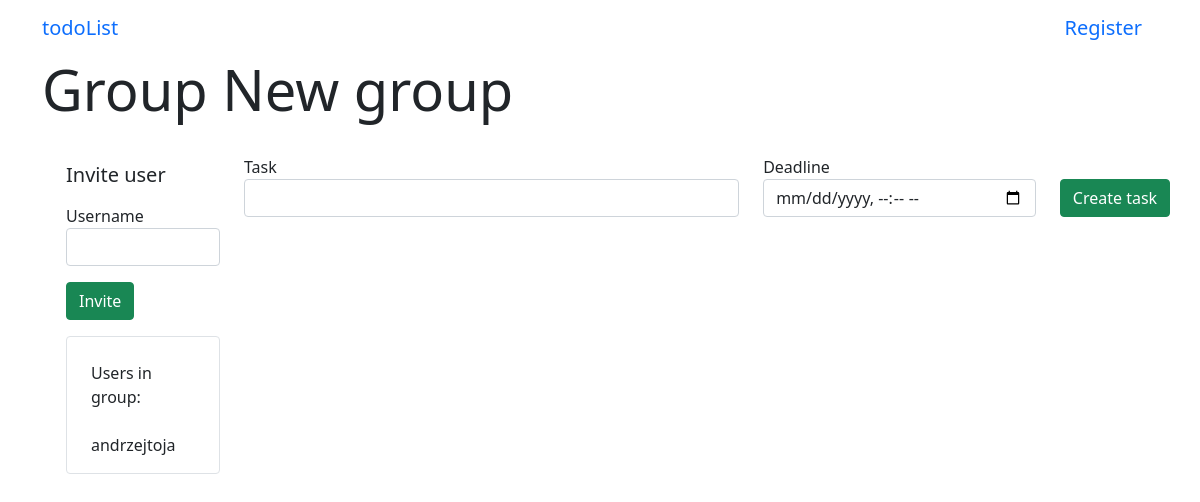
/group/1, run on an earlier commit of the app's database.
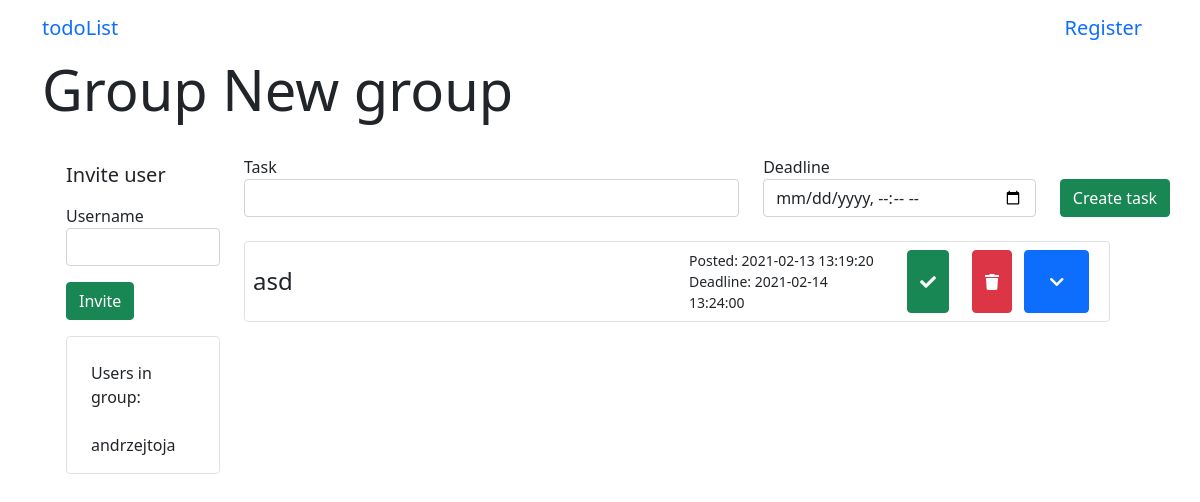
And on a later commit of the database.
### app/models.py (models this page shows, shortened)
class Group(db.Model):
    id = db.Column(db.Integer, primary_key=True)
    name = db.Column(db.String(64))
    users = db.relationship(
        "User",
        secondary=group_table,
        back_populates="groups")
    tasks = db.relationship('Task', backref='group', lazy='dynamic')

class User(UserMixin, db.Model):
    id = db.Column(db.Integer, primary_key=True)
    username = db.Column(db.String(64), index=True, unique=True)
    email = db.Column(db.String(64), index=True, unique=True)
    password_hash = db.Column(db.String(128))
    tasks = db.relationship('Task', backref='author', lazy='dynamic')
    sent_messages = db.relationship('Message', backref="sender", lazy='dynamic', foreign_keys='Message.sender_id')
    messages = db.relationship('Message', backref="receiver", lazy='dynamic', foreign_keys='Message.receiver_id')
    authenticated = db.Column(db.Boolean, index=True, default=False)
    groups = db.relationship(
        'Group',
        secondary=group_table,
        back_populates="users")

class Task(db.Model):
    id = db.Column(db.Integer, primary_key=True)
    task = db.Column(db.String(140))
    timestamp = db.Column(db.DateTime, index=True, default=datetime.now())
    deadline = db.Column(db.DateTime, index=True)
    is_completed = db.Column(db.Boolean, default=False)
    description = db.Column(db.String(500), default="")
    subtasks = db.relationship('Subtask', backref='main_task', lazy='dynamic')
    user_id = db.Column(db.Integer, db.ForeignKey('user.id'))
    group_id = db.Column(db.Integer, db.ForeignKey('group.id'))

### app/routes.py (the view, shortened to what this page needs)
@login_required
@app.route('/group/<id>', methods=['GET', 'POST'])
def group(id):
    form = GroupInvititionsForm()
    task_form = TaskForm()
    group = Group.query.filter_by(id=id).first()
    tasks = group.tasks
    if task_form.submit1.data and task_form.validate_on_submit():
        task = Task(task=task_form.task.data, deadline=task_form.deadline.data, group=group)
        db.session.add(task)
        db.session.commit()
        tasks = group.tasks
        return redirect(url_for('group', id=id))
    return render_template('group.html', form=form, group=group, tasks=tasks, task_form=task_form)

### app/forms.py (shortened to what this page needs)
class GroupInvititionsForm(FlaskForm):
    name = StringField('Username', validators=[DataRequired()])
    submit = SubmitField('Invite')

class TaskForm(FlaskForm):
    task = StringField('Task', validators=[DataRequired()])
    deadline = DateTimeLocalField('Deadline', validators=[DataRequired()], format='%Y-%m-%dT%H:%M')
    submit1 = SubmitField('Create task')

### app/templates/group.html (shortened to what this page needs)
{% extends 'base.html' %}
{% block start %}Group {{ group.name }}{% endblock %}
{% block body %}
    <div class="container row">
        <div class="container col-2">
            <form action="" method="POST">
                <div class="mt-4">
                    <small class="h5">Invite user</small>
                    <p class="mt-3">
                        {{ form.name.label }}
                        {{ form.name(class_="form-control") }}
                    </p>
                    <p>
                        {{ form.submit(class_="btn btn-success") }}
                    </p>
                </div>
            </form>
            <div class="container border rounded mb-2">
                <div class="row mt-3">
                    <p class="mt-2">
                        Users in group:
                        {% for user in group.users %}
                            <div class="mt-2">
                                {{ user.username }}
                            </div>
                        {% endfor %}
                    </p>
                </div>
            </div>
        </div>
        <div class="container col-10 mt-3">
            <form action="" method="POST" class="add-task">
                <div class="row">
                    <p class="col-7">
                        {{ task_form.task.label }}
                        {{ task_form.task(class_="form-control") }}
                    </p>
                    <p class="col-4">
                        {{ task_form.deadline.label }}
                        {{ task_form.deadline(class_="form-control date-input", type="datetime-local") }}
                    </p>
                    <p class="col-1">
                        {{ task_form.submit1(class_="btn btn-success mt-4") }}
                    </p>
                </div>
            </form>
            <div class="tasks">
                <div class="accordion" id="acc">
                    {% for task in tasks %}
                        <div class="accordion-item p-2 mt-2 mb-2 border rounded">
                            <div class="accordion-header row" id={{ "task" + task.id|string }}>
                                <div class="col-6 h4 my-auto">
                                    {% if task.is_completed %}
                                        <s>{{ task.task }}</s>
                                    {% else %}
                                        {{ task.task }}
                                    {% endif %}
                                </div>
                                <div class="col-3 my-auto">
                                    <div class="date">
                                        Posted: {{ task.timestamp.strftime("%Y-%m-%d %H:%M:%S") }}
                                    </div>
                                    {% if task.deadline.timestamp() - task.timestamp.timestamp() < 0 %}
                                        <div class="date text-danger">
                                            Deadline: {{ task.deadline }}
                                        </div>
                                    {% else %}
                                        <div class="date" color="red">
                                            Deadline: {{ task.deadline }}
                                        </div>
                                    {% endif %}
                                </div>
                                <div class="col-3 row">
                                    <form class="col-4 form-temp" action={{ "/change_status/" + task.id|string }}>
                                        {% if task.is_completed %}
                                            <button type="submit" class="btn btn-warning form-item h-100"><i class="fas fa-times"></i></button>
                                        {% else %}
                                            <button type="submit" class="btn btn-success form-item h-100"><i class="fas fa-check"></i></button>
                                        {% endif %}
                                    </form>
                                    <form class="col-4 form-temp" action={{ "/delete/" + task.id|string }}>
                                        <button type="submit" class="btn btn-danger w-100 h-100 form-item"><i class="fas fa-trash"></i></button>
                                    </form>
                                    <button class="btn btn-primary col-4" type="button" data-toggle="collapse" data-target={{ "#collapse" + task.id|string }} aria-expanded="false" aria-controls={{ "collapse" + task.id|string }}>
                                        <i class="fas fa-chevron-down"></i>
                                    </button>
                                </div>
                            </div>
                        </div>
                    </div>
                {% endfor %}
            </div>
        </div>
    </div>
{% endblock %}

### app/templates/base.html (shortened to what this page needs)
<!DOCTYPE html>
<html lang="en">
<head>
    <link href="{{ url_for('static', filename='css/main.css') }}" rel="stylesheet">
    <link href="https://cdn.jsdelivr.net/npm/bootstrap@5.0.0-beta1/dist/css/bootstrap.min.css" rel="stylesheet">
    <link rel="stylesheet" href="https://cdnjs.cloudflare.com/ajax/libs/font-awesome/5.15.2/css/all.min.css" />
</head>
<body>
    <header class="site-header container">
        <nav class="navbar">
            <a class="navbar-brand" href="/menu">todoList</a>
            {% if current_user.is_authenticated %}
                <a class="navbar-brand" href="/groups">Groups</a>
                <a class="navbar-brand" href="/messages">Messages</a>
                <a class="navbar-brand" href="/logout">Logout</a>
            {% else %}
                <a class="navbar-brand" href="/register">Register</a>
            {% endif %}
        </nav>
    </header>
    <div class="container">
        <div class="page-header">
            <h1 class="display-4">{% block start %}{% endblock %}</h1>
        </div>
        {% block body %}{% endblock %}
    </div>
</body>
</html>

### app/static/css/main.css (style rules this page uses)
* { box-sizing: border-box }
body { font-family: 'Montserrat', sans-serif; overflow-y:scroll; }
.date { font-size: 14px; }
.form-temp { display: flex; flex-direction: row; }
.form-item { flex: 1; }
button { display: block; }

What changed in the data, as far as the page shows it:
added Task: task "asd", timestamp "2021-02-13 13:19:20", deadline "2021-02-14 13:24:00", is_completed False (drawn)
